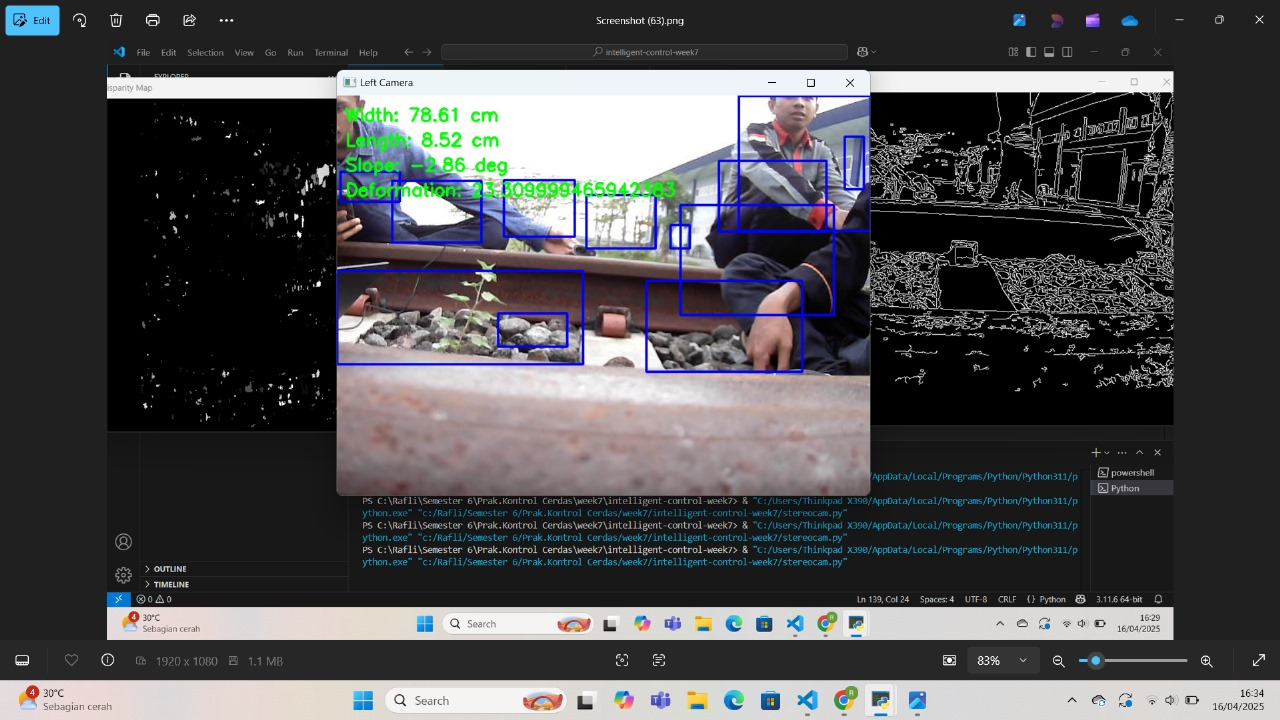
#> input picture IMG-20250416-WA0023.jpg, 1280 x 720 px, given in place of the camera
$ python canny_stereo.py
#> lines starting #> are read from the running program, lines starting #| are printed output that depends on the picture; pictures that were not available may be replaced by others from this repository, and a replacement may not be noted
#> further down, frameL is the input picture: shape (720, 1280, 3); mean B, G, R 79.5, 77.3, 77.2
import cv2
import numpy as np

def canny_edge_detection(image):
     """Fungsi untuk mendeteksi tepi menggunakan Canny"""
     gray = cv2.cvtColor(image, cv2.COLOR_BGR2GRAY)
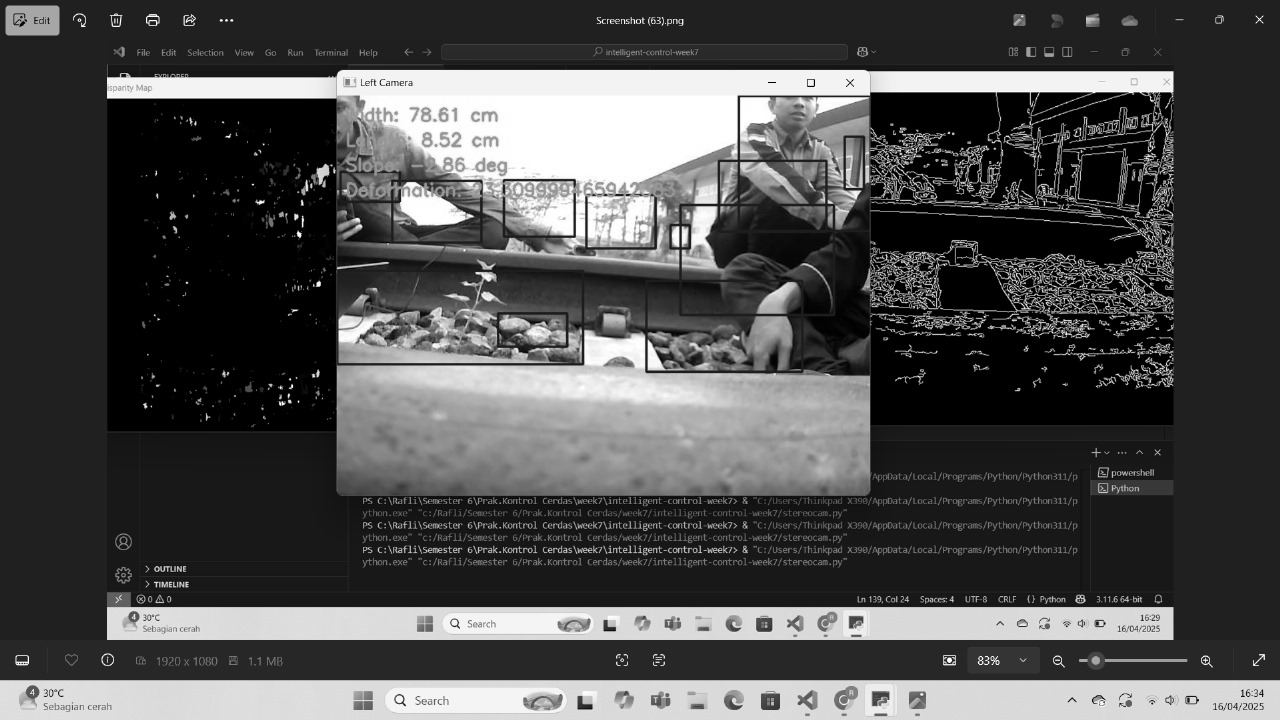
#> gray: shape (720, 1280); min 0, max 255, mean 77.5
     blur = cv2.GaussianBlur(gray, (5, 5), 0)
     edges = cv2.Canny(blur, 50, 150)
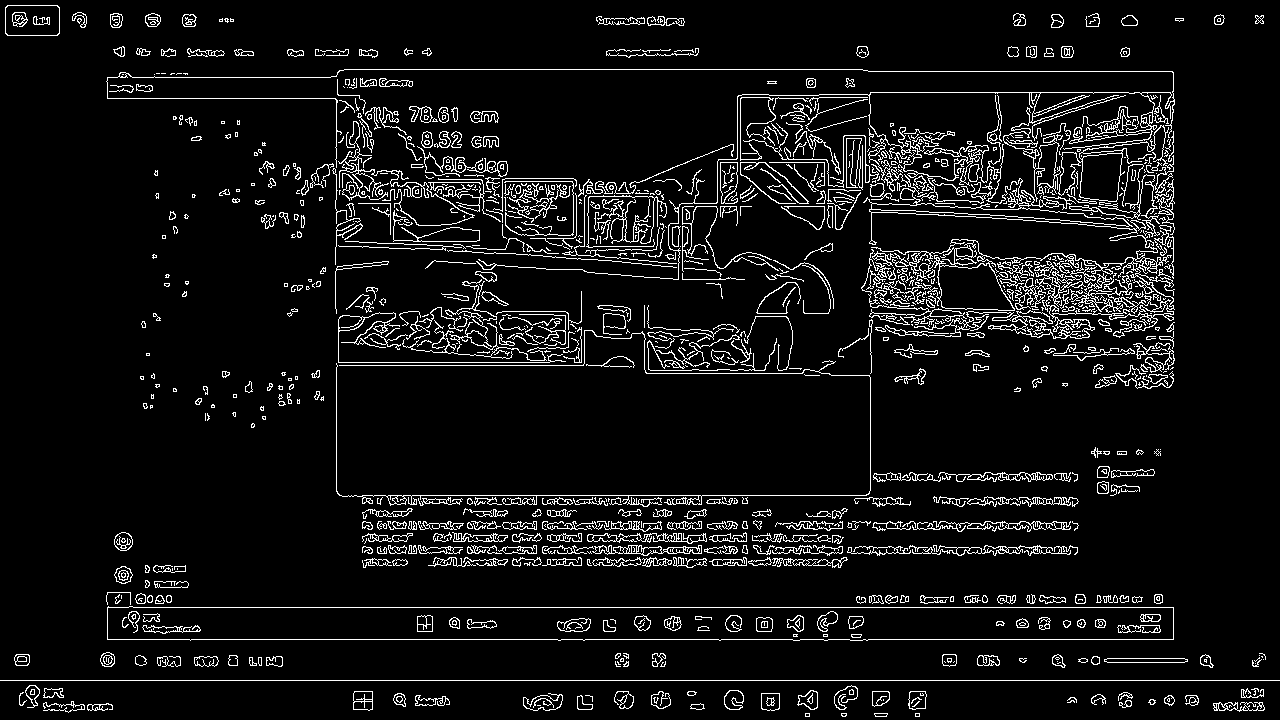
#> edges: shape (720, 1280); 7% white in thin lines or dots
     return edges
 # Capture stereo images
cam_left = cv2.VideoCapture(0)
cam_right = cv2.VideoCapture("192.168.110.223")
while True:
     retL, frameL = cam_left.read(0)
     retR, frameR = cam_right.read("192.168.110.223")
     if not retL or not retR:
         break
     # Proses Canny Edge Detection
     edgesL = canny_edge_detection(frameL)
     edgesR = canny_edge_detection(frameR)
     # Tampilkan hasil
     cv2.imshow("Canny Left", edgesL)
     cv2.imshow("Canny Right", edgesR)
     if cv2.waitKey(1) & 0xFF == ord('q'):
#> (key q is pressed here)
         break
cam_left.release()
cam_right.release()
cv2.destroyAllWindows()

$ run again, on IMG-20250416-WA0024.jpg
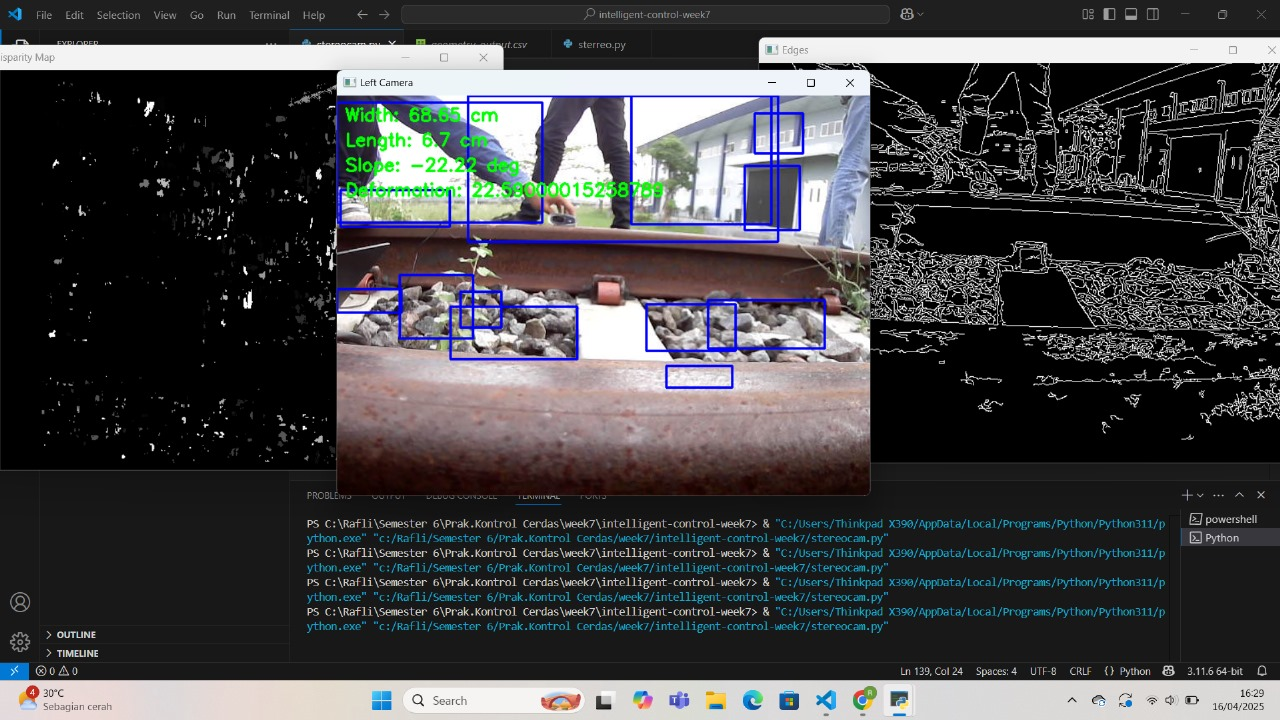
#> input picture IMG-20250416-WA0024.jpg, 1280 x 720 px, given in place of the camera
#> frameL is the input picture: shape (720, 1280, 3); mean B, G, R 71, 69, 69.1
#> in canny_edge_detection, `gray = cv2.cvtColor(image, cv2.COLOR_BGR2GRAY)`:
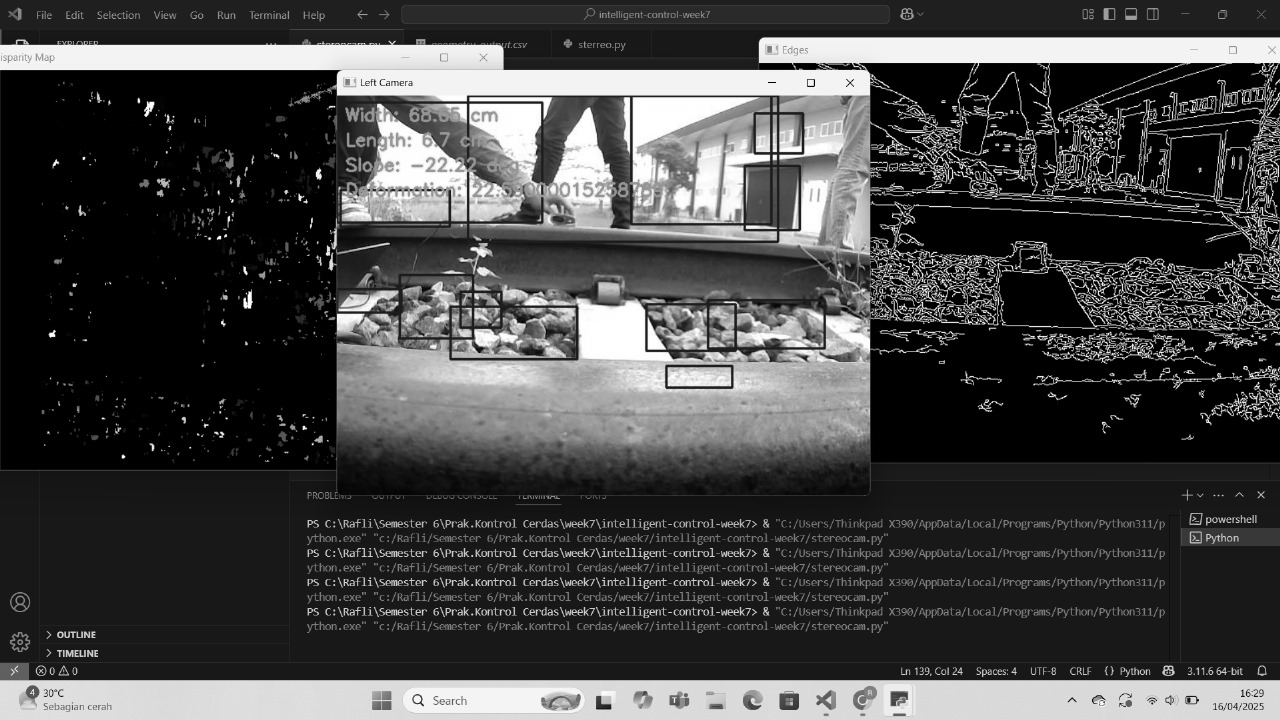
#> gray: shape (720, 1280); min 0, max 255, mean 69.3
#> in canny_edge_detection, `edges = cv2.Canny(blur, 50, 150)`:
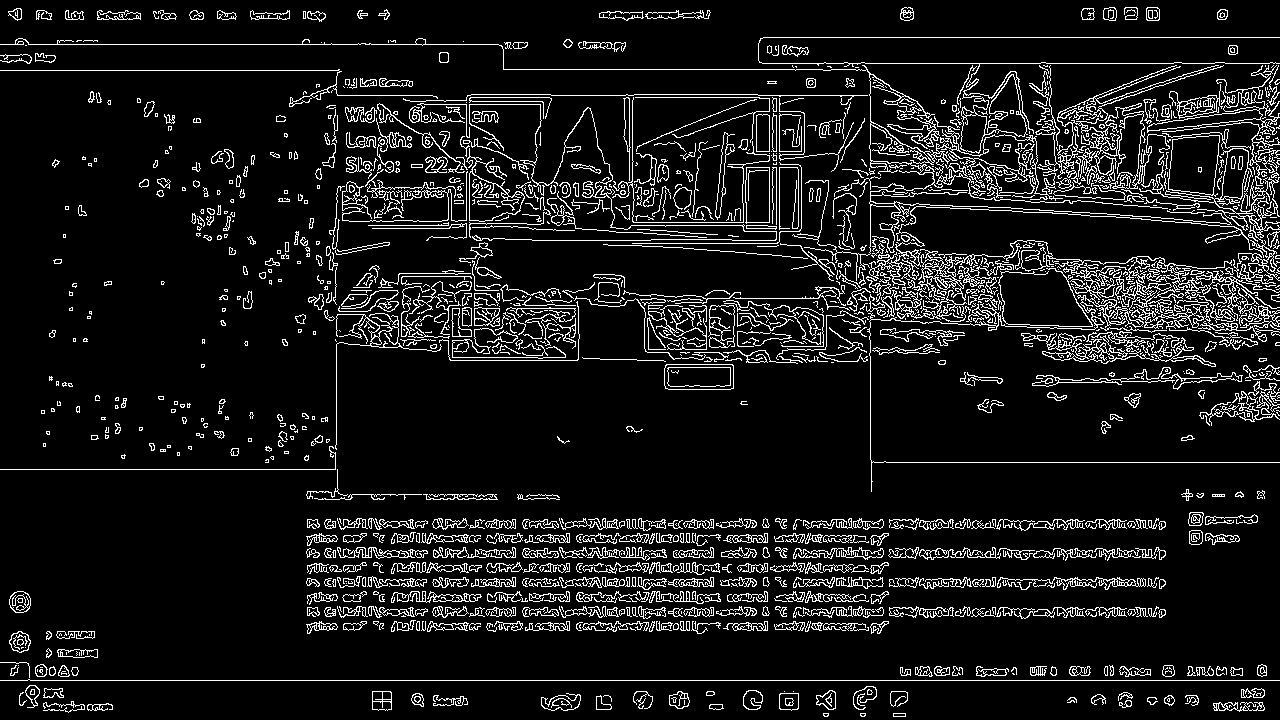
#> edges: shape (720, 1280); 9.3% white in thin lines or dots
